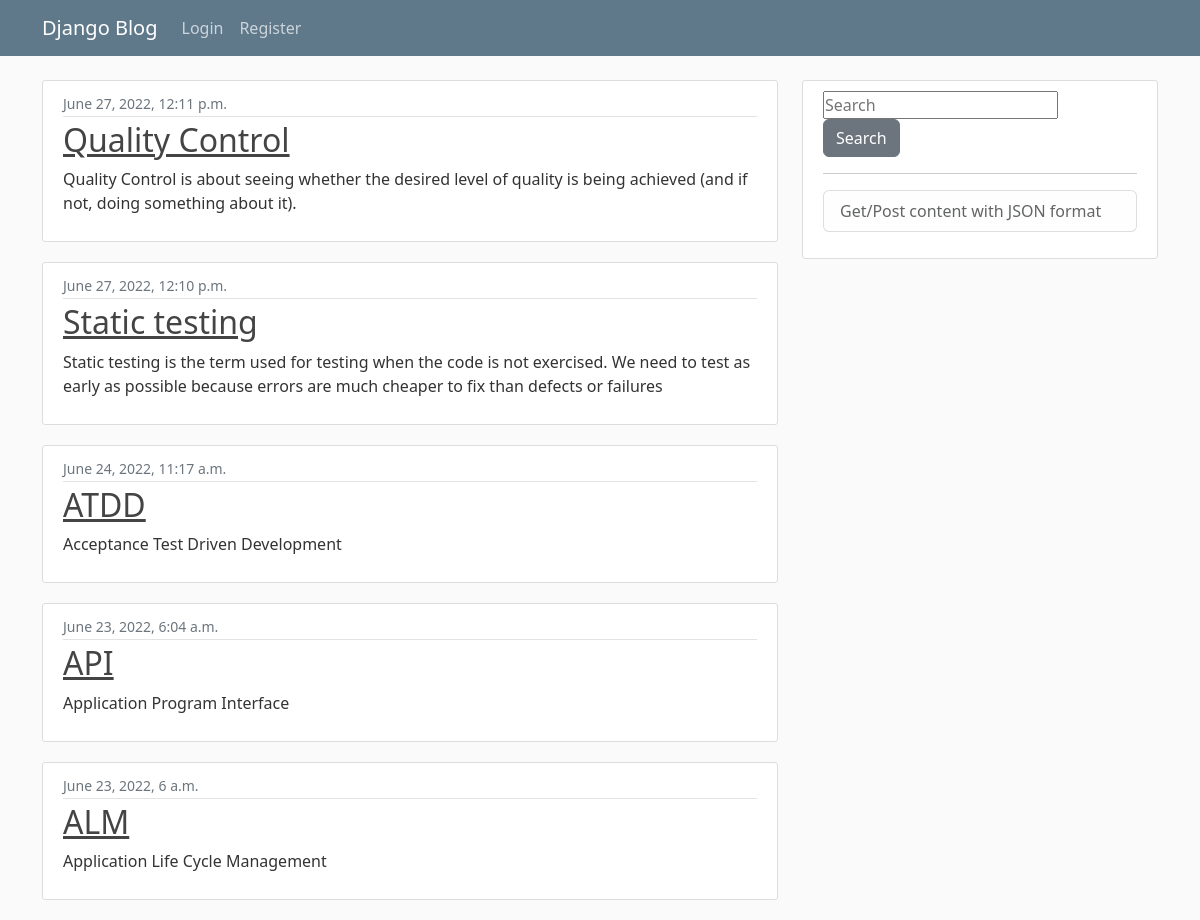
The app's page /, older data.
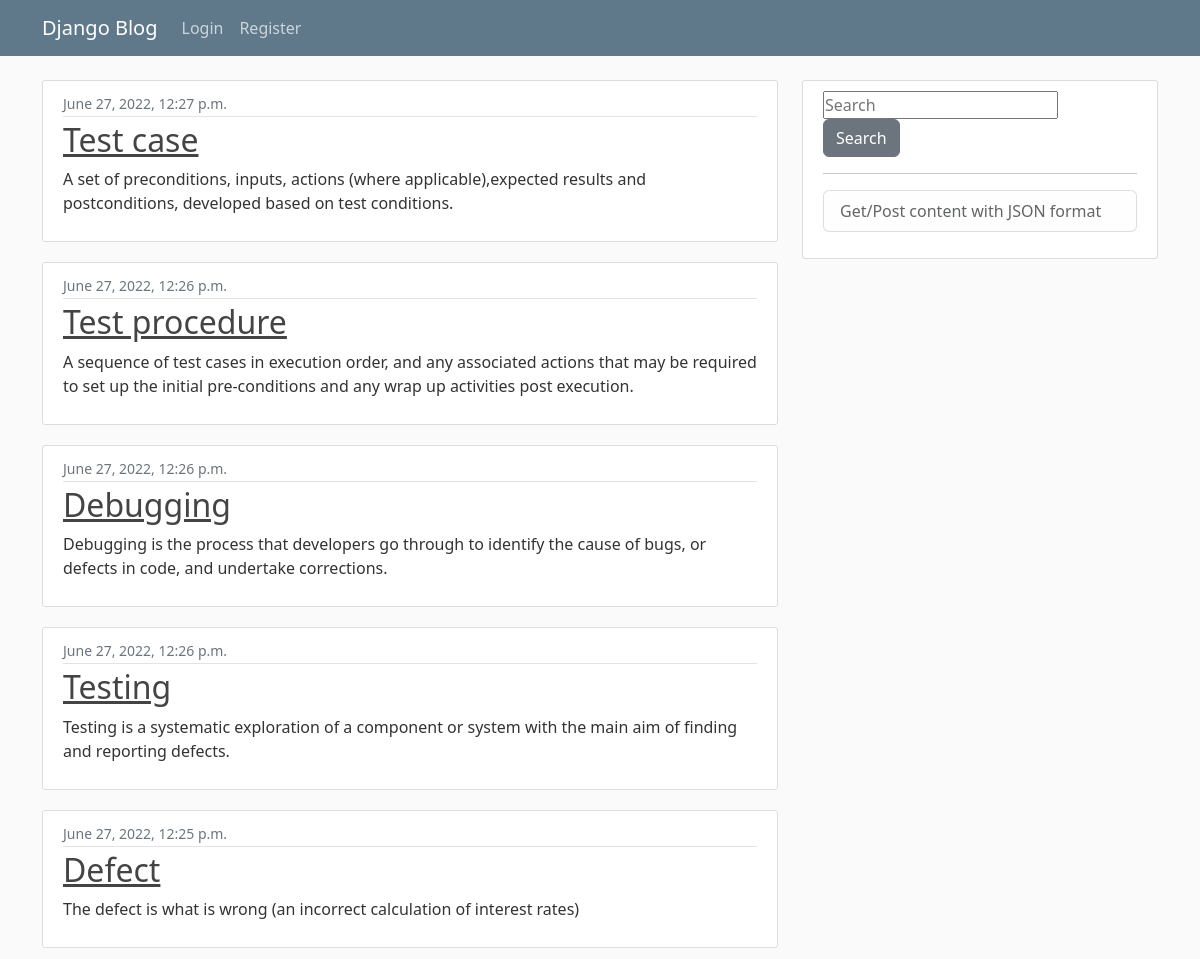
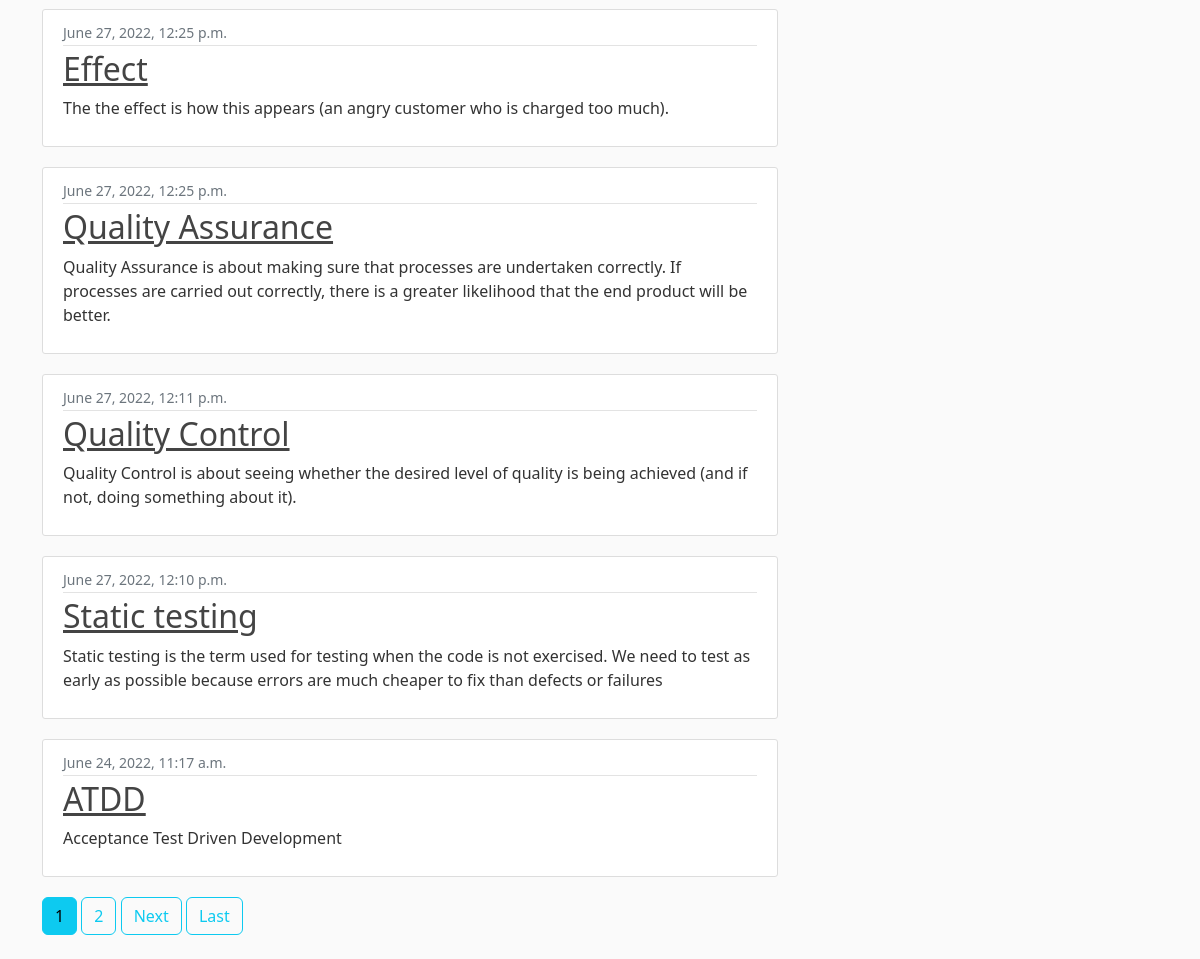
The same page, newer data (2 pictures, top to bottom).
### blog/models.py (models this page shows, shortened)
class Post(models.Model):
    title = models.CharField(max_length= 250)
    content = models.TextField(max_length= 5000)
    date_posted = models.DateTimeField(default= timezone.now)
    category = models.CharField(max_length= 250, default="abbreviations")

### blog/views.py (the view)
# urls.py: path('', PostListView.as_view(), name='blog-home'),
class PostListView(ListView):
    model = Post
    template_name = 'blog/home.html'
    context_object_name = 'posts'
    ordering = ['-date_posted']
    paginate_by = 10

### blog/templates/blog/home.html (shortened to what this page needs)
{% extends "blog/base.html" %}
{% block content %}
    {% for post in posts %}
        <article class="media content-section">
          <div class="media-body">
            <div class="article-metadata">
              <small class="text-muted">{{ post.date_posted }}</small>
            </div>
            <h2><a class="article-title" href="{% url 'post-detail' post.id %}">{{ post.title }}</a></h2>
            <p class="article-content">{{ post.content }}</p>
          </div>
        </article>
    {% endfor %}
    {% if is_paginated %}
    {% for num in page_obj.paginator.page_range %}
      {% if page_obj.number == num %}
        <a class="btn btn-info mb-4" href="?page={{ num }}">{{ num }}</a>
      {% elif num > page_obj.number|add:'-3' and num < page_obj.number|add:'3' %}
        <a class="btn btn-outline-info mb-4" href="?page={{ num }}">{{ num }}</a>
      {% endif %}
    {% endfor %}
    {% if page_obj.has_next %}
      <a class="btn btn-outline-info mb-4" href="?page={{ page_obj.next_page_number }}">Next</a>
      <a class="btn btn-outline-info mb-4" href="?page={{ page_obj.paginator.num_pages }}">Last</a>
    {% endif %}
  {% endif %}
{% endblock content %}

### blog/templates/blog/base.html (shortened to what this page needs)
{% load static %}
<!DOCTYPE html>
<html>
<head>
    <link href="https://cdn.jsdelivr.net/npm/bootstrap@5.2.0-beta1/dist/css/bootstrap.min.css"
    rel="stylesheet"
>
    <link rel="stylesheet" type="text/css" href = "{% static 'blog/main.css' %}">
</head>
<body>
    <header class="site-header">
        <nav class="navbar navbar-expand-md navbar-dark bg-steel fixed-top">
          <div class="container">
            <a class="navbar-brand mr-4" href="{% url 'blog-home' %}">Django Blog</a>
            <div class="collapse navbar-collapse" id="navbarToggle">
              <div class="navbar-nav">
                {%  if user.is_authenticated %}
                <a class="nav-item nav-link" href="{% url 'add_post' %}">New post</a>
                  <a class="nav-item nav-link" href="{% url 'logout' %}">Logout</a>
                {% else %}
                  <a class="nav-item nav-link" href="{% url 'login' %}">Login</a>
                  <a class="nav-item nav-link" href="{% url 'register' %}">Register</a>
                {% endif %}
              </div>
            </div>
          </div>
        </nav>
      </header>
      <main role="main" class="container">
        <div class="row">
          <div class="col-md-8">
            {% block content %}{% endblock %}
          </div>
          <div class="col-md-4">
            <div class="content-section">
              <form class="nav-item nav-link" method="get" action= "{% url 'search_res' %}">
                <input class="nav-item nav-link" type="search" id="search" placeholder="Search" aria-label="Search" name ="s">
                <button class="btn btn-secondary" type="submit">Search</button>
                </form> <hr/>
                <ul class="list-group">
                  <a class="list-group-item list-group-item-light" href="/post/" target="_blank">Get/Post content with JSON format</a>
                </ul>
            </div>
          </div>
        </div>
      </main>
</body>
</html>

### blog/static/blog/main.css (style rules this page uses)
body { background: #fafafa; color: #333333; margin-top: 5rem; }
h1, h2, h3, h4, h5, h6 { color: #444444; }
ul { margin: 0; }
.bg-steel { background-color: #5f788a; }
.site-header .navbar-nav .nav-link { color: #cbd5db; }
.content-section { background: #ffffff; padding: 10px 20px; border: 1px solid #dddddd; border-radius: 3px; margin-bottom: 20px; }
.article-title { color: #444444; }
.article-content { white-space: pre-line; }
.article-metadata { padding-bottom: 1px; margin-bottom: 4px; border-bottom: 1px solid #e3e3e3 }

Row changes from the older to the newer data that the page shows:
no longer on this page (row unchanged): Post: date_posted "June 23, 2022, 6:04 a.m.", title "API", content "Application Program Interface"
no longer on this page (row unchanged): Post: date_posted "June 23, 2022, 6 a.m.", title "ALM", content "Application Life Cycle Management"
added Post: date_posted "June 27, 2022, 12:27 p.m.", title "Test case", content "A set of preconditions, inputs, actions (where applicable),expected results and postconditions, developed based on test conditions."
added Post: date_posted "June 27, 2022, 12:26 p.m.", title "Test procedure", content "A sequence of test cases in execution order, and any associated actions that may be required to set up the initial pre-conditions and any wrap up activities post execution."
added Post: date_posted "June 27, 2022, 12:26 p.m.", title "Debugging", content "Debugging is the process that developers go through to identify the cause of bugs, or defects in code, and undertake corrections."
added Post: date_posted "June 27, 2022, 12:26 p.m.", title "Testing", content "Testing is a systematic exploration of a component or system with the main aim of finding and reporting defects."
added Post: date_posted "June 27, 2022, 12:25 p.m.", title "Defect", content "The defect is what is wrong (an incorrect calculation of interest rates)"
added Post: date_posted "June 27, 2022, 12:25 p.m.", title "Effect", content "The the effect is how this appears (an angry customer who is charged too much)."
added Post: date_posted "June 27, 2022, 12:25 p.m.", title "Quality Assurance", content "Quality Assurance is about making sure that processes are undertaken correctly. If processes are carried out correctly, there is a greater likelihood that the end product will be better."
Text that changed along with them:
new list line: "1"
new list line: "2"
text now shown: "Next Last"
